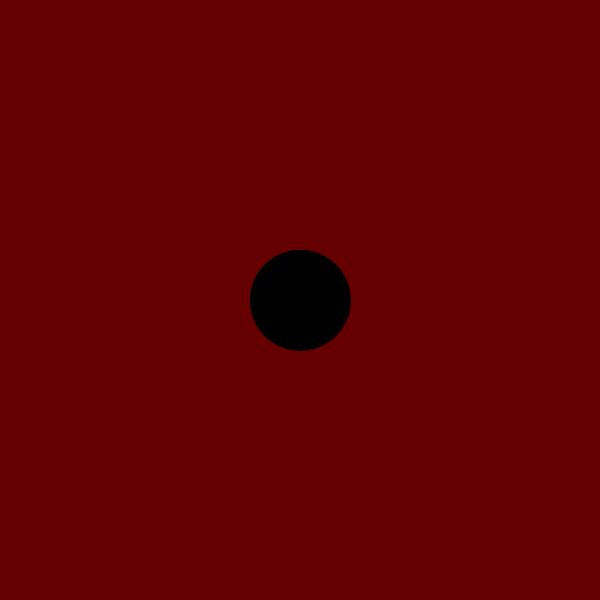
Frame 1 (no input)
Frame 60 (the mouse pressed at the canvas centre just before this capture): identical to frame 1, image omitted
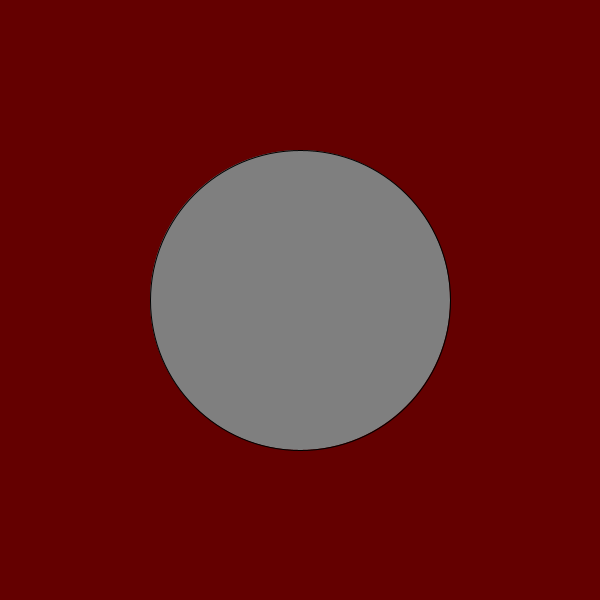
Frame 120 (the mouse held since frame 60 and released just before this capture)

The Processing sketch that drew these frames (run headless with seeded random() and noise(); from frame 60 on, the mouse is pressed at the canvas centre):

// Processing sketch: FuncionMap
// ── FuncionMap.pde
float diametro, relleno;

void setup() 
{
    size(600, 600);
}

void draw() 
{
    background(100, 0, 0);
    /*
    Función map: Setea un rango de valores transformando lo original en lo deseado.
        - Primer argumento: variable a transformar.
        - Segundo argumento: mínimo original de la variable.
        - Tercer argumento: máximo original de la variable.
        - Cuarto argumento: mínimo deseado de la variable.
        - Quinto argumento: máximo deseado de la variable.
    */
    diametro = map(mouseX, 0, width, 100, 500);
    relleno = map(mouseX, 0, width, 0, 255);
    fill(relleno);
    ellipse(300, 300, diametro, diametro);
}
